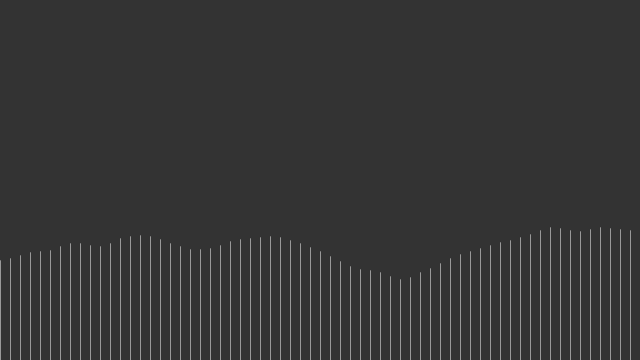
Frame 1 (no input)
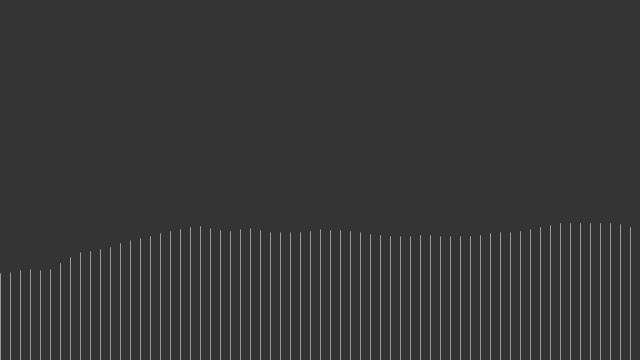
Frame 60 (the mouse pressed at the canvas centre just before this capture)
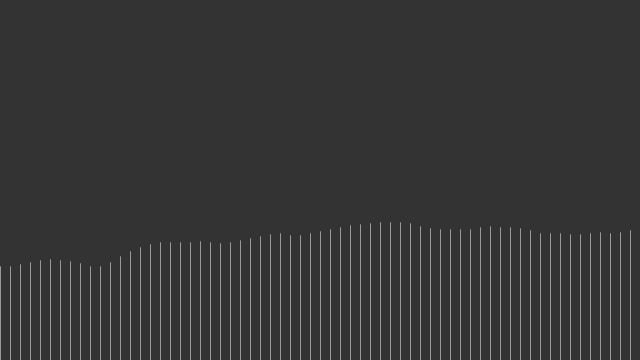
Frame 120 (the mouse held since frame 60 and released just before this capture)

The Processing sketch that drew these frames (run headless with seeded random() and noise(); from frame 60 on, the mouse is pressed at the canvas centre):

// Processing sketch: NoiseWave
// ── NoiseWave.pde
float yoff = 0.0;        // 2nd dimension of perlin noise

void setup() {
  size(640, 360);
}

void draw() {
  background(51);

  fill(255);  
  float xoff = 0;       // Option #1: 2D Noise
   //float xoff = yoff; // Option #2: 1D Noise
  for (float x = 0; x <= width; x += 10) {
    float y = map(noise(xoff, yoff), 0, 1, 200,300); // Option #1: 2D Noise
    //float y = map(noise(xoff), 0, 1, 200,300);    // Option #2: 1D Noise
    stroke(255);
    strokeWeight(0.5);
    line(x,height , x, y);
    xoff += 0.05;
  }
  yoff += 0.01;
}
